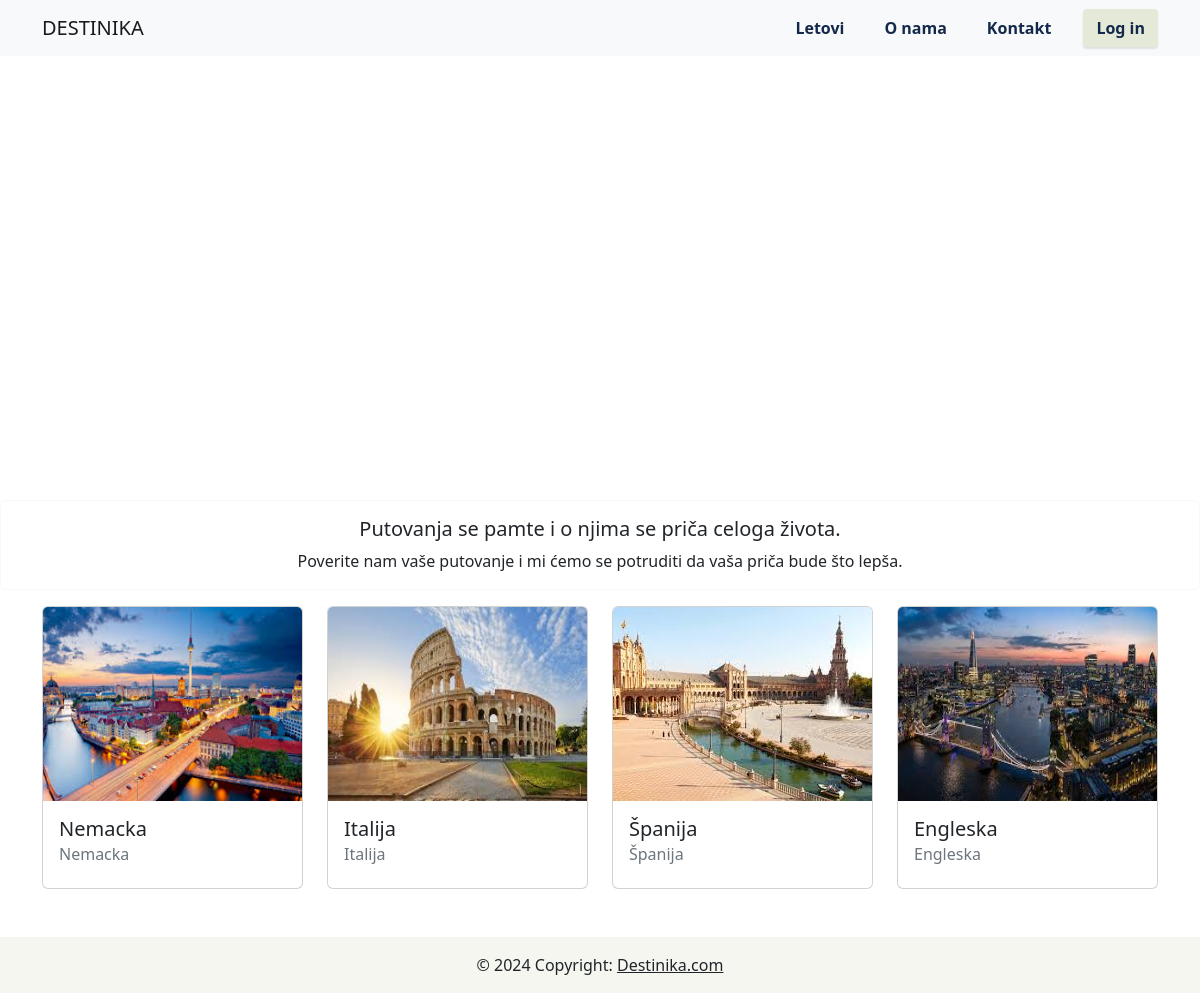
The page /stranice/stranica.php on the database its author committed.
### tables this page shows
CREATE TABLE IF NOT EXISTS `destinacije` (
  `id_destinacije` int NOT NULL AUTO_INCREMENT,
  `drzava` varchar(64) NOT NULL,
  `grad` varchar(64) NOT NULL,
  PRIMARY KEY (`id_destinacije`)
);

### stranice/stranica.php (the view, shortened to what this page needs)
<!DOCTYPE html>
<html lang="en">
   <head>
      <link href="https://cdn.jsdelivr.net/npm/bootstrap@5.2.3/dist/css/bootstrap.min.css" rel="stylesheet">
      <link rel="stylesheet" href="../styles/stranica.css">
   </head>
   <body>
      <?php
         require_once("../php/baza.php");
         $data = $conn->query("SELECT * FROM destinacije");
         ?>
      <nav class="navbar navbar-expand-lg fixed-top bg-light navbar-light">
         <div class="container">
            <a class="navbar-brand" href="http://localhost/putnicka_agencija/stranice/stranica.php"
               id="logo">DESTINIKA
            </a>
            <div class="collapse navbar-collapse" id="navbarSupportedContent">
               <ul class="navbar-nav ms-auto align-items-center">
                  <li class="nav-item">
                     <a class="nav-link mx-2" href="http://localhost/putnicka_agencija/stranice/letovi.php"><i class="fas fa-bell pe-2"></i>Letovi</a>
                  </li>
                  <li class="nav-item">
                     <a class="nav-link mx-2" href="http://localhost/putnicka_agencija/stranice/O_nama.php"><i class="fas fa-heart pe-2"></i>O nama</a>
                  </li>
                  <li class="nav-item">
                     <a class="nav-link mx-2" href="http://localhost/putnicka_agencija/stranice/kontakt.php"><i class="fas fa-bell pe-2"></i>Kontakt</a>
                  </li>
                  <li class="nav-item ms-3">
                     <?php
                        if(isset($_SESSION["ime"])){
                          echo $_SESSION["ime"] . " " . $_SESSION["prezime"];
                        }
                        else{
                          ?>
                     <a class="btn btn-black btn-rounded"href="http://localhost/putnicka_agencija/prijava/login.php#!" >Log in</a>
                     <?php
                        }
                        ?>
                  </li>
               </ul>
            </div>
         </div>
      </nav>
      <div id="carouselExampleIndicators" class="carousel slide" data-bs-ride="carousel">
         <div class="carousel-indicators">
            <button type="button" data-bs-target="#carouselExampleIndicators" data-bs-slide-to="0" class="active" aria-current="true" aria-label="Slide 1"></button>
            <button type="button" data-bs-target="#carouselExampleIndicators" data-bs-slide-to="1" aria-label="Slide 2"></button>
            <button type="button" data-bs-target="#carouselExampleIndicators" data-bs-slide-to="2" aria-label="Slide 3"></button>
         </div>
         <div class="carousel-inner">
            <div class="carousel-item active">
            </div>
         </div>
         <button class="carousel-control-prev" type="button" data-bs-target="#carouselExampleIndicators" data-bs-slide="prev">
         <span class="carousel-control-prev-icon" aria-hidden="true"></span>
         </button>
         <button class="carousel-control-next" type="button" data-bs-target="#carouselExampleIndicators" data-bs-slide="next">
         <span class="carousel-control-next-icon" aria-hidden="true"></span>
         </button>
      </div>
      <div class="card border-light mb-3 w-100 text-center" >
         <div class="card-body">
            <h5 class="card-title">Putovanja se pamte i o njima se priča celoga života.</h5>
            <p class="card-text">
               Poverite nam vaše putovanje i mi ćemo se potruditi da vaša priča bude što lepša.
            </p>
         </div>
      </div>
      <div class="container">
         <div class="row">
            <?php
               foreach ($data as $row) {
                 ?>
            <div class="col-3">
               <div class="card h-100">
                  <img class="card-img-top h-100" src="../images/card<?php echo $row['id_destinacije'];?>.jpeg" alt="">
                  <div class="card-body">
                     <h5 class="card-title"><?php echo $row["drzava"]?></h5>
                     <h6 class="card-subtitle mb-2 text-muted"><?php echo $row["drzava"]?></h6>
                  </div>
               </div>
            </div>
            <?php
               }
               ?>
         </div>
      </div>
      <footer class="bg-body-tertiary text-center">
         <div class="container p-4"></div>
         <div class="text-center p-3" style="background-color:  #F4F6EF;">
            © 2024 Copyright:
            <a class="text-body" href="http://localhost/putnicka_agencija/stranice/stranica.php">Destinika.com</a>
         </div>
      </footer>
   </body>
</html>

### styles/stranica.css (style rules this page uses)
.navbar { background-color: #F4F6EF; }
.navbar .nav-link, .navbar .btn { color: #13294B; font-weight: bold; }
.btn-black { background-color: #E4E9D8; color: #13294B; border-radius: 0.25rem; box-shadow: 0 2px 2px rgba(0, 0, 0, 0.1); }
.carousel-item { height: 500px; }

### rows shown on the page
destinacije: shows a picture, drzava "Nemacka"
destinacije: shows a picture, drzava "Italija"
destinacije: shows a picture, drzava "Španija"
destinacije: shows a picture, drzava "Engleska"
